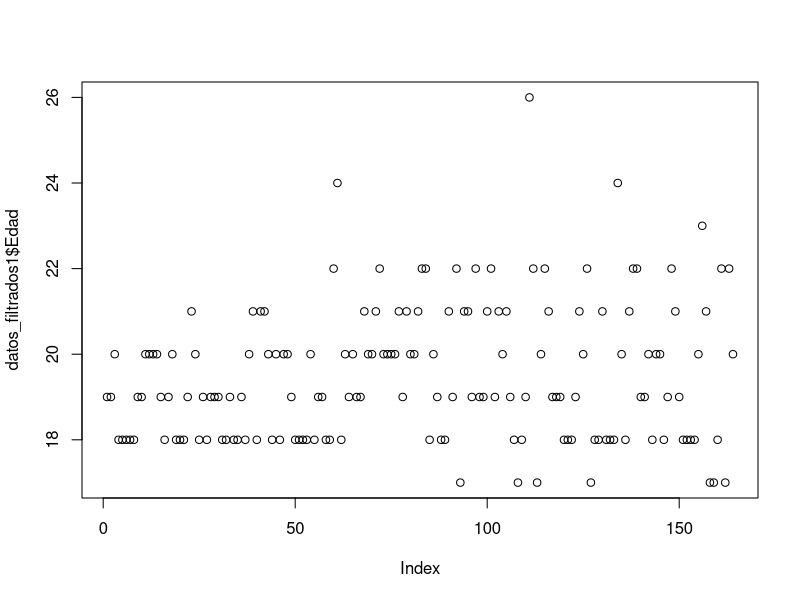
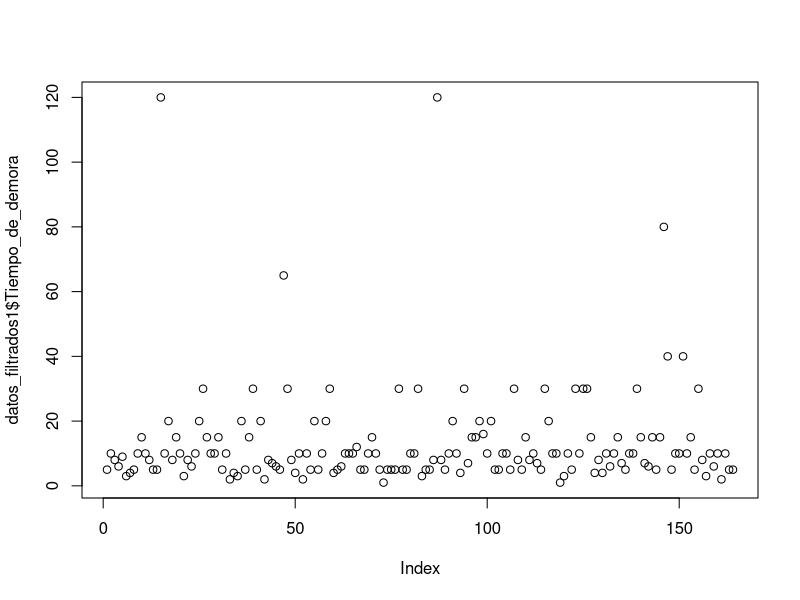
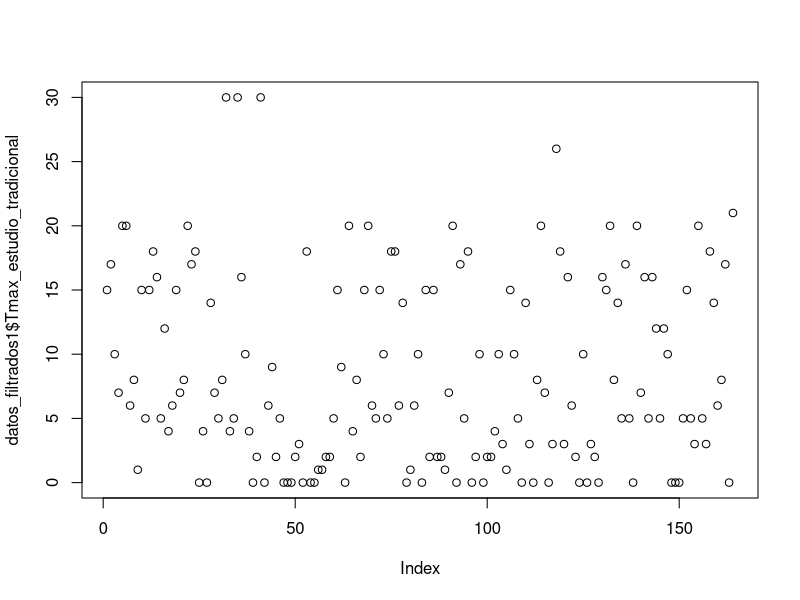
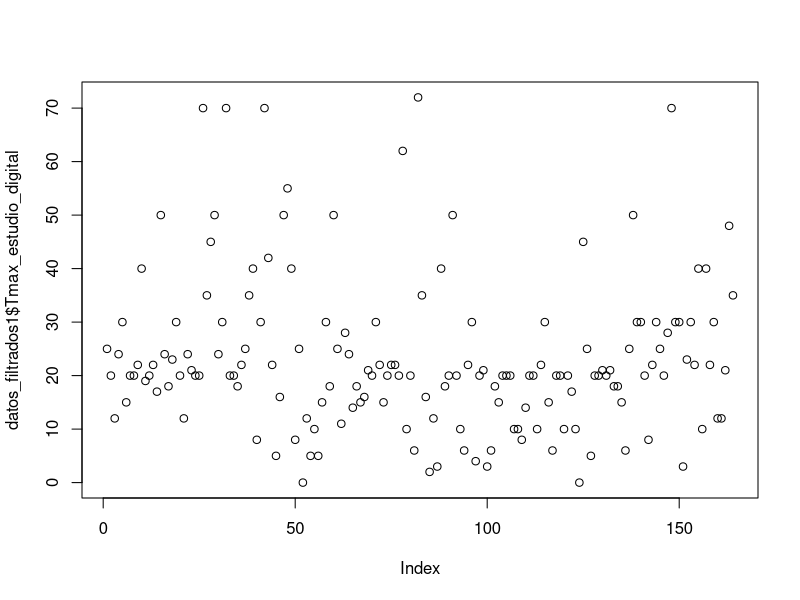
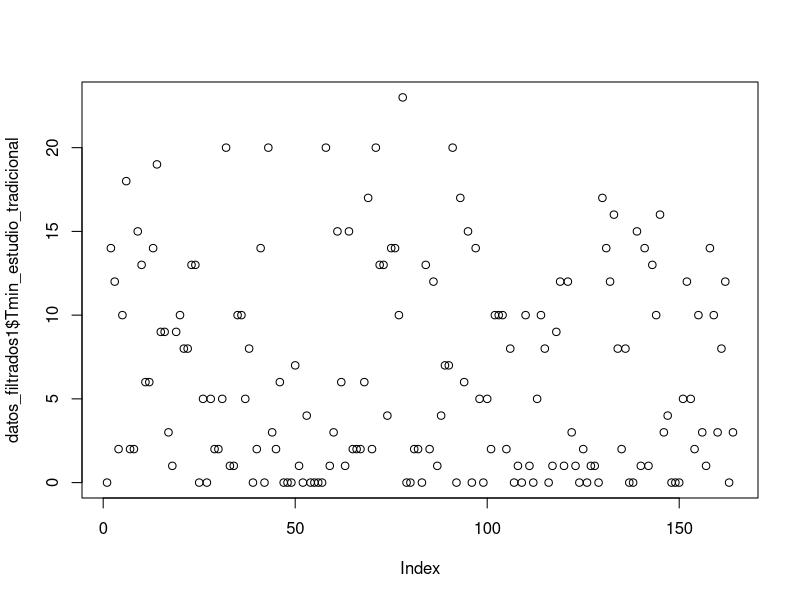
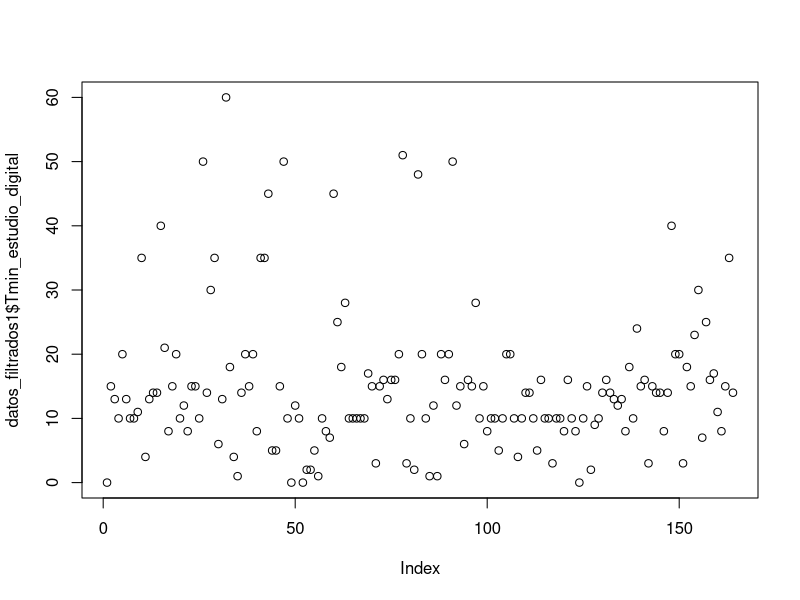
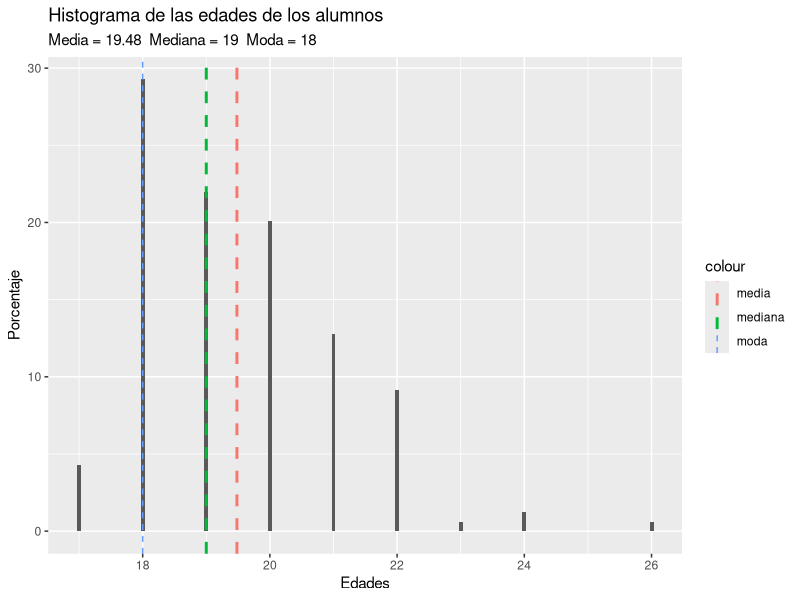
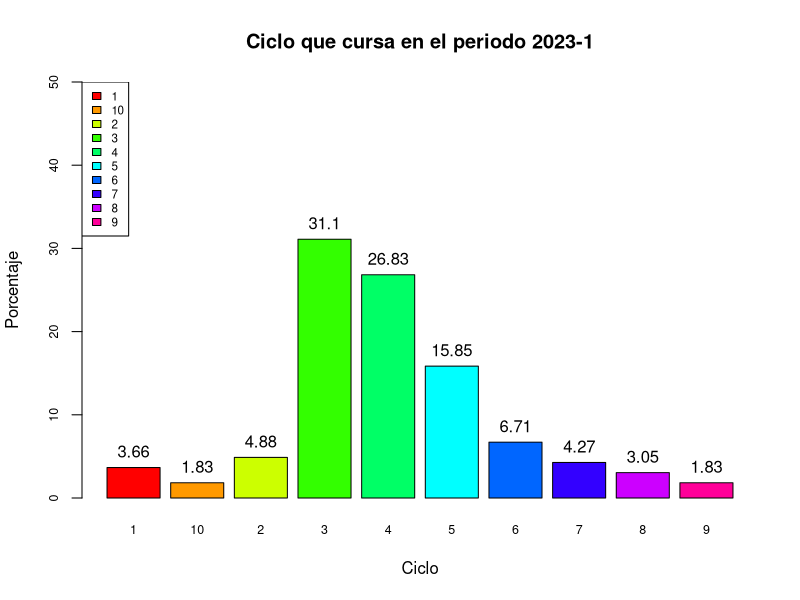

Write the R code that produced these figures, in order.
## ---- chunk 1


library(readr)
library(plyr)
library(dplyr)

## ---- chunk 2

datos <- read.csv("Respuestas.csv")

datos

# Con este comando identificamos si es que tenemos algun tipo de dato faltante en nuestras encuestas

n <- is.na(datos)

# TRUE=datos vacíos
# no se encuentra ningun dato faltante


## ---- chunk 3
sum(!complete.cases(datos)) #datos imcompletos
sum(complete.cases(datos)) #datos completos
## ---- chunk 4
sum(is.na(datos)) #PARA VER LOS DATOS IMCOMPLETOS
## ---- chunk 5
dim(datos)
## ---- chunk 6
# INC = información no confiable

datos1 <- rename(datos, Marca = 'Marca.temporal', correo = 'Dirección.de.correo.electrónico', Sexo = 'Sexo.', Carrera =  'Carrera.', Edad = 'Edad...Ejemplo..20.', Ciclo = 'X.En.qué.ciclo.te.encuentras.actualmente.', Frecuencia_INC = 'X.Con.qué.frecuencia.has.encontrado.información.no.confiable.en.línea.durante.tus.actividades.de.estudio.o.investigación.', Tiempo_de_demora = 'De.manera.estimada..Cuánto.tiempo.tardas.en.encontrar.fuentes.confiables.para.realizar.tus.actividades.académicas...minutos..Ejemplo..5..Ejemplo..7.5.', Nivel_confianza = 'X.Cómo.evalúas.tu.nivel.de.confianza.en.la.veracidad.de.la.información.que.encuentras.en.línea.relacionada.con.tus.estudios.', Estrategia_veracidad = 'X.Qué.estrategias.utilizas.para.verificar.la.veracidad.de.la.información.en.línea.antes.de.utilizarla.en.tus.trabajos.académicos.', Acciones_INC = 'X.Qué.acciones.tomas.cuando.identificas.información.no.confiable.en.línea.relacionada.con.tus.estudios.', Medida_responsabilidad = 'X.En.qué.medida.te.sientes.responsable.de.mitigar.la.propagación.de.información.no.confiable.en.línea.en.tu.comunidad.estudiantil.', Tmax_estudio_tradicional = 'De.manera.estimada...Cuánto.tiempo.como.máximo.inviertes.a.la.semana.en.tus.estudios.sin.dispositivos.digitales..libros.físicos..copias.de.lectura..etc....tiempo.en.horas...Ejemplo..18.Ejemplo..17.5', Tmax_estudio_digital = 'De.manera.estimada...Cuánto.tiempo.como.máximo.inviertes.a.la.semana.en.tus.estudios.con.dispositivos.digitales..laptop..celular..tablet..etc....tiempo.en.horas..Ejemplo..22.Ejemplo..20.5', Tmin_estudio_tradicional = 'De.manera.estimada...Cuánto.tiempo.como.mínimo.inviertes.a.la.semana.en.tus.estudios.sin.dispositivos.digitales..libros.físicos..copias.de.lectura..etc....tiempo.en.horas..Ejemplo..14.Ejemplo..13.5', Tmin_estudio_digital = 'De.manera.estimada...Cuánto.tiempo.como.mínimo.inviertes.a.la.semana.en.tus.estudios.con.dispositivos.digitales..laptop..celular..tablet..etc....tiempo.en.horas..Ejemplo..16.Ejemplo..15.5', Herramientas_D = 'X.Qué.herramientas.digitales.encuentras.más.eficientes.y.efectivas.para.tu.proceso.de.estudio.', Frecuencia_herramientas_D = 'X.Con.qué.frecuencia.utilizas.herramientas.digitales.como.plataformas.de.aprendizaje.en.línea..aplicaciones.de.gestión.del.tiempo..y.herramientas.de.toma.de.notas.para.apoyar.tus.actividades.de.estudio.', Capacitacion_INC = 'X.Has.recibido.capacitación.o.formación.sobre.cómo.identificar.y.mitigar.información.no.confiable.en.línea.', Consideracion_info = 'X.Qué.consideras.que.es.la.información.no.confiable.en.línea.', Acciones_responsables = 'X.Qué.acciones.tomas.para.asegurarte.de.cumplir.con.las.normas.y.regulaciones.de.propiedad.intelectual.en.tus.trabajos.académicos.o.actividades.en.línea..', Percepcion_efectividad = 'X.Cuál.es.tu.percepción.de.efectividad.sobre.la.toma.de.apuntes.digitales.respecto.a.la.toma.de.apuntes.tradicionales.')

# Nueva tabla con nombres de variables simplificados
datos1



## ---- chunk 7
summary(datos1)
## ---- chunk 8
datos1$Marca <- NULL
datos1$correo <- NULL

datos1
## ---- chunk 9

dim(datos1)
## ---- chunk 10
datos1$Ciclo <- as.character(datos1$Ciclo)
datos1$Tiempo_de_demora <- as.numeric(datos1$Tiempo_de_demora)
datos1$Tmax_estudio_tradicional <- as.numeric(datos1$Tmax_estudio_tradicional)
datos1$Tmax_estudio_digital <- as.numeric(datos1$Tmax_estudio_digital)
datos1$Tmin_estudio_tradicional <- as.numeric(datos1$Tmin_estudio_tradicional)
datos1$Tmin_estudio_digital <- as.numeric(datos1$Tmin_estudio_digital)


datos1
## ---- chunk 11
# Filtro de datos atípicos

datos_filtrados1 <- filter(datos1, Edad %in% 17:28, Tiempo_de_demora %in% 1:120, Tmax_estudio_tradicional %in% 0:80, Tmax_estudio_digital %in% 0:80,  Tmin_estudio_tradicional %in% 0:60, Tmin_estudio_digital
%in% 0:60)

datos_filtrados1

plot(datos_filtrados1$Edad)

plot(datos_filtrados1$Tiempo_de_demora)

plot(datos_filtrados1$Tmax_estudio_tradicional)

plot(datos_filtrados1$Tmax_estudio_digital)

plot(datos_filtrados1$Tmin_estudio_tradicional)

plot(datos_filtrados1$Tmin_estudio_digital)

datos_filtrados1

## ---- chunk 12
sum(!complete.cases(datos_filtrados1)) #datos incompletos

## ---- chunk 13
sum(is.na(datos_filtrados1))
## ---- chunk 14
colSums(is.na(datos_filtrados1)) #Cantidad de datos faltantes por variable
## ---- chunk 15
sum(complete.cases(datos_filtrados1))
## ---- chunk 16

library(stringr)
library(stringi)
library(ggplot2)

## ---- chunk 17
library(ggplot2)
mode <- function(x) {
   return(as.numeric(names(which.max(table(x)))))
}

# Calcular porcentajes
total_datos <- length(datos_filtrados1$Edad)
porcentaje_frecuencia <- table(datos_filtrados1$Edad) / total_datos * 100

media <- mean(datos_filtrados1$Edad)
edadSort <- sort(datos_filtrados1$Edad)
mediana <- median(edadSort)
moda <- mode(datos_filtrados1$Edad)

titulo <- "Histograma de las edades de los alumnos"
subtitulo <- paste("Media =", round(media, 2), " Mediana =", mediana, " Moda =", moda)
ggplot(data = datos_filtrados1, mapping = aes(x = Edad)) +
  geom_histogram(aes(y = ..count.. / total_datos * 100), bins = 145) +
  ggtitle(titulo, subtitle = subtitulo) +
  xlab('Edades') + ylab('Porcentaje') +
  geom_vline(aes(xintercept = media, color = "media"), linetype = "dashed", size = 1) +
  geom_vline(aes(xintercept = mediana, color = "mediana"), linetype = "dashed", size = 1) +
  geom_vline(aes(xintercept = moda, color = "moda"), linetype = "dashed", size = 0.5)


## ---- chunk 18
summary(datos_filtrados1$Edad)
## ---- chunk 19
# Calcular porcentajes y redondear
n.i <- table(datos_filtrados1$Ciclo)
total_datos <- sum(n.i)
porcentaje <- round(n.i / total_datos * 100, 2)

barp <- barplot(porcentaje,
                ylab = "Porcentaje",
                xlab = "Ciclo",
                main = "Ciclo que cursa en el periodo 2023-1",
                col = rainbow(10),
                cex.axis = 0.75,
                cex.names = 0.75,
                ylim = c(0, 50),
                border = "gray1")

legend("topleft", legend = rownames(n.i), fill = rainbow(10), cex = 0.7)
text(barp, porcentaje, labels = porcentaje, pos = 3)
## ---- chunk 20
# Tiempo máximo de estudio digital vs Tiempo máximo de estudio tradicional

tmax_D <- datos_filtrados1$Tmax_estudio_digital
tmax_T <- datos_filtrados1$Tmax_estudio_tradicional

# Conversión a vectores numéricos (opcional)
vn1 <- as.numeric(tmax_D)
vn2 <- as.numeric(tmax_T)

# Calcular porcentajes
porcentaje_tmax_D <- table(tmax_D) / length(tmax_D) * 100
# Gráfico de número de encuestados respecto al Tiempo máximo de estudio digital
barp_2 <- barplot(porcentaje_tmax_D,
          xlab = "Tiempo máximo de estudio digital (horas semanales)",
          ylab = "Porcentaje",
          main = "Porcentaje de encuestados respecto al Tiempo máximo de estudio digital",
          ylim = c(0, 20))


## ---- chunk 21

boxplot(vn1,
        xlab = "Tiempo máximo de estudio digital",
        ylab = "Encuestados",
        main = "Encuestados respecto al Tiempo máximo de estudio digital",
        col= "red3") 

## ---- chunk 22
summary(datos_filtrados1$Tmax_estudio_digital)
## ---- chunk 23
# Gráfico de número de encuestados respecto al tiempo máximo de estudio tradicional
porcentaje_tmax_T <- table(tmax_T) / length(tmax_T) * 100

barplot(porcentaje_tmax_T,
        xlab = "Tiempo máximo de estudio tradicional (horas semanales)",
        ylab = "Porcentaje",
        main = "Porcentaje de encuestados respecto al Tiempo máximo de estudio tradicional",
        ylim = c(0, 20))

## ---- chunk 24
boxplot(vn2,
        xlab = "Tiempo máximo de estudio tradicional",
        ylab = "Encuestados",
        main = "Encuestados respecto al Tiempo máximo de estudio tradicional",
        col= "skyblue3") 
## ---- chunk 25
summary(datos_filtrados1$Tmax_estudio_tradicional)
## ---- chunk 26
orden <- c("Nada responsable", "Poco responsable", "Neutral", "Responsable", "Muy responsable")
factor_medida_responsabilidad <- factor(datos_filtrados1$Medida_responsabilidad, levels = orden)

porcentaje_medida_responsabilidad <- table(factor_medida_responsabilidad) / length(factor_medida_responsabilidad) * 100

barp <- barplot(porcentaje_medida_responsabilidad,
                xlab = "Medida de responsabilidad",
                ylab = "Porcentaje",
                main = "Porcentaje de Medida de responsabilidad",
                ylim = c(0, 45),
                col = rainbow(5),
                cex.axis = 0.75,
                cex.names = 0.70,
                border = "gray1")

legend("topleft", legend = orden, fill = rainbow(5), cex = 0.9)
text(barp, porcentaje_medida_responsabilidad, labels = paste0(round(porcentaje_medida_responsabilidad, 2), "%"), pos = 3)


## ---- chunk 27
# Calcular porcentajes
n.i_e <- table(datos_filtrados1$Percepcion_efectividad)
porcentaje_ni_e <- n.i_e / sum(n.i_e) * 100

barp <- barplot(porcentaje_ni_e,
                ylab = "Porcentaje",
                xlab = "Percepción_efectividad",
                main = "Porcentaje de Percepción de efectividad de la toma de apuntes digitales",
                col = c("green4", "orange3", "yellow4"),
                cex.axis = 0.75,
                cex.names = 0.75,
                ylim = c(0, 70),
                border = "gray1")

legend("topleft", legend = rownames(n.i_e), fill = c("green4", "orange3", "yellow4"), cex = 0.9)
text(barp, porcentaje_ni_e, labels = paste0(round(porcentaje_ni_e, 2), "%"), pos = 3)


## ---- chunk 28
datos_filtrados1$Nivel_confianza <- factor(datos_filtrados1$Nivel_confianza,
                                          levels = c("Poco confiable", "Neutral", "Confiable", "Muy confiable"))

hist(datos_filtrados1$Tiempo_de_demora, 
     xlab = "Tiempo de Demora (min)",
     ylab = "Frecuencia",
     main = "Distribución de Tiempo de Demora")

## ---- chunk 29
boxplot(datos_filtrados1$Tiempo_de_demora, 
        ylab = "Tiempo de Demora",
        main = "Boxplot de Tiempo de Demora")
## ---- chunk 30
summary(datos_filtrados1$Tiempo_de_demora)
## ---- chunk 31
# Calcular porcentajes
n.i_n <- table(datos_filtrados1$Nivel_confianza)
porcentaje_ni_n <- n.i_n / sum(n.i_n) * 100

barp_3 <- barplot(porcentaje_ni_n, 
        xlab = "Nivel de Confianza",
        ylab = "Frecuencia",
        main = "Frecuencia de Nivel de Confianza",
        ylim = c(0, 85), 
        col = rainbow(4),
        cex.axis = 0.75,
        cex.names = 0.75,
        border = "gray1")
text(barp_3, porcentaje_ni_n, labels = paste0(round(porcentaje_ni_n, 2), "%"), pos = 3)

## ---- chunk 32
pie(table(datos_filtrados1$Nivel_confianza),
    main = "Proporción de Nivel de Confianza",
    col = c("lightblue", "lightgreen", "pink", "orange"),
    labels = c("Poco confiable", "Neutral", "Confiable", "Muy confiable"))
## ---- chunk 33
n.i_c <- table(datos_filtrados1$Capacitacion_INC)
porcentaje_ni_c <- n.i_c / sum(n.i_c) * 100

barp <- barplot(porcentaje_ni_c,
                ylab = "Porcentaje",
                xlab = "Capacitación_INC",
                main = "Frecuencia de capacitación_INC",
                col = rainbow(3),
                cex.axis = 0.75,
                cex.names = 0.75,
                ylim = c(0, 100),
                border = "gray1",
                names.arg = "")

legend("topleft", legend = rownames(n.i_c), fill = rainbow(3), cex = 0.8)

text(barp, porcentaje_ni_c, labels = paste0(round(porcentaje_ni_c, 2), "%"), pos = 3)


## ---- chunk 34
DF1_mresp <- filter (datos_filtrados1, datos_filtrados1$`Medida_responsabilidad` != "No")
mis_colores <- c("red", "green", "blue", "orange", "pink")
nuevo_orden <- c("Nada responsable", "Poco responsable", "Neutral", "Responsable", "Muy responsable")

DF1_mresp$Medida_responsabilidad <- factor(DF1_mresp$Medida_responsabilidad, levels = nuevo_orden)

plot(factor(DF1_mresp$`Medida_responsabilidad`), DF1_mresp$Edad, 
     xlab = "Medida de responsabilidad", 
     ylab = "Edad", 
     main = "Edades de alumnos con respecto a las medidad de responsabilidad" , 
     col=mis_colores, 
     cex=1, 
     pch=8,
     cex.axis = 0.7) # Aquí se agrega el argumento cex.axis







## ---- chunk 35
DF2_cap <- filter(datos_filtrados1, datos_filtrados1$Capacitacion_INC != "No")
mis_colores <- c("red3", "lightblue3", "pink4", "orange4", "yellow3")
par(mar = c(4, 4, 4, 2)) # Ajustar los márgenes
plot(factor(DF2_cap$Capacitacion_INC), DF2_cap$Edad, xlab = "", ylab = "Edad", main = "Edad y Tasa de capacitación en Información no confiable", col = mis_colores, cex = 2, pch = 8,
     xaxt = "n") # Se establece xaxt = "n" para eliminar las etiquetas en el eje x


legend("topright", legend = levels(factor(DF2_cap$Capacitacion_INC)), fill = mis_colores, cex = 0.6)


title(ylab = 1.5)




## ---- chunk 36
media_demora <- tapply(datos_filtrados1$Tiempo_de_demora, datos_filtrados1$Nivel_confianza, mean)

barplot(media_demora, ylim = c(0, max(media_demora) * 1.1),
        xlab = "Nivel de Confianza", ylab = "Tiempo de Demora Promedio (min)",
        main = "Tiempo de Demora Promedio por Nivel de Confianza",
        col = mis_colores, # Asignar el vector de colores al argumento col
        cex.names = 0.75) # Asignar el valor 0.5 al argumento cex.names
        
        
       
        

text(1:length(media_demora), media_demora, labels = round(media_demora, 2), pos = 3)


## ---- chunk 37
mosaicplot(table(datos_filtrados1$Frecuencia_herramientas_D, datos_filtrados1$Percepcion_efectividad), las = 1, main = "Efectividad", xlab= "Herramientas Digitales", ylab= "Percepción")
## ---- chunk 38
categorias <- unique(datos_filtrados1$Acciones_responsables)

# Crear etiquetas cortas para las categorías
etiquetas_cortas <- c("A1", "A2", "A3", "A4") # Puedes personalizar las etiquetas cortas aquí

datos_filtrados1$Acciones_responsables <- factor(datos_filtrados1$Acciones_responsables, levels = categorias, labels = etiquetas_cortas)

categorias_cap <- unique(datos_filtrados1$Capacitacion_INC)

etiquetas_cortas_cap <- c("C1", "C2", "C3") # Puedes personalizar las etiquetas cortas aquí

datos_filtrados1$Capacitacion_INC <- factor(datos_filtrados1$Capacitacion_INC, levels = categorias_cap, labels = etiquetas_cortas_cap)

mosaicplot(table(datos_filtrados1$Capacitacion_INC, datos_filtrados1$Acciones_responsables), las = 1, main = "Estrategias", xlab = "Capacitacion", ylab = "Acciones responsables", color = c("red", "blue", "green", "orange"))

legend <- NULL
